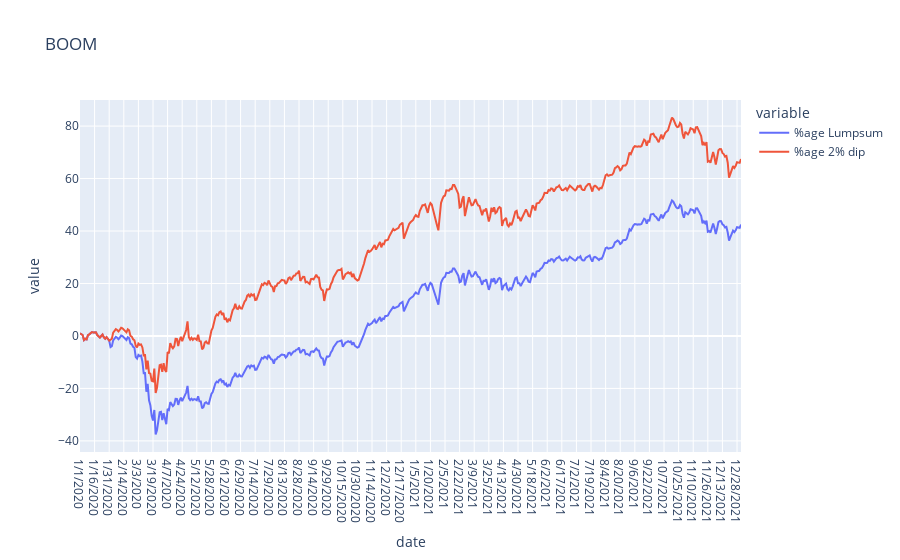

Notebook cell for this chart:
### Code cell
px.line(df, x = 'date', y=["%age Lumpsum","%age 2% dip"], title='BOOM')

### Figure 1 — Plotly figure (JSON) as saved in the notebook; plotly's stock layout.template omitted (floating-point values rounded to 4 significant figures; data arrays with more than 128 entries replaced by an {"elided": "..."} marker saying what was removed)
{"data": [{"hovertemplate": "variable=%age Lumpsum<br>date=%{x}<br>value=%{y}<extra></extra>", "legendgroup": "%age Lumpsum", "line": {"color": "#636efa", "dash": "solid"}, "mode": "lines", "name": "%age Lumpsum", "orientation": "v", "showlegend": true, "type": "scatter", "x": {"elided": "499 str values"}, "xaxis": "x", "y": {"elided": "499 float values"}, "yaxis": "y"}, {"hovertemplate": "variable=%age 2% dip<br>date=%{x}<br>value=%{y}<extra></extra>", "legendgroup": "%age 2% dip", "line": {"color": "#EF553B", "dash": "solid"}, "mode": "lines", "name": "%age 2% dip", "orientation": "v", "showlegend": true, "type": "scatter", "x": {"elided": "499 str values"}, "xaxis": "x", "y": {"elided": "499 float values"}, "yaxis": "y"}], "layout": {"legend": {"title": {"text": "variable"}, "tracegroupgap": 0}, "title": {"text": "BOOM"}, "xaxis": {"anchor": "y", "domain": [0, 1], "title": {"text": "date"}}, "yaxis": {"anchor": "x", "domain": [0, 1], "title": {"text": "value"}}}}
